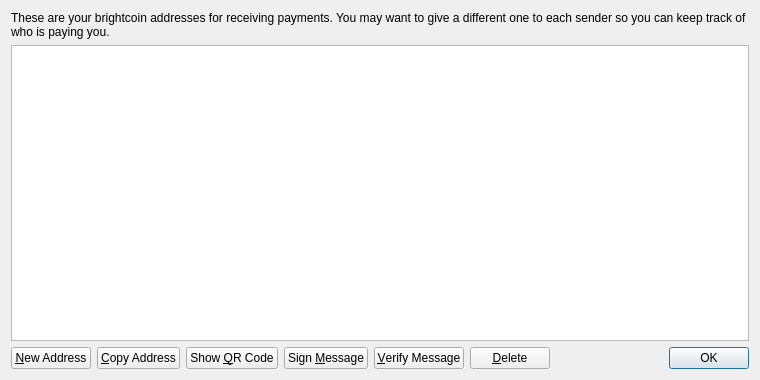
<?xml version="1.0" encoding="UTF-8"?>
<ui version="4.0">
 <class>AddressBookPage</class>
 <widget class="QWidget" name="AddressBookPage">
  <property name="geometry">
   <rect>
    <x>0</x>
    <y>0</y>
    <width>760</width>
    <height>380</height>
   </rect>
  </property>
  <property name="windowTitle">
   <string>Address Book</string>
  </property>
  <layout class="QVBoxLayout" name="verticalLayout">
   <item>
    <widget class="QLabel" name="labelExplanation">
     <property name="text">
      <string>These are your brightcoin addresses for receiving payments. You may want to give a different one to each sender so you can keep track of who is paying you.</string>
     </property>
     <property name="textFormat">
      <enum>Qt::PlainText</enum>
     </property>
     <property name="wordWrap">
      <bool>true</bool>
     </property>
    </widget>
   </item>
   <item>
    <widget class="QTableView" name="tableView">
     <property name="contextMenuPolicy">
      <enum>Qt::CustomContextMenu</enum>
     </property>
     <property name="toolTip">
      <string>Double-click to edit address or label</string>
     </property>
     <property name="tabKeyNavigation">
      <bool>false</bool>
     </property>
     <property name="alternatingRowColors">
      <bool>true</bool>
     </property>
     <property name="selectionMode">
      <enum>QAbstractItemView::SingleSelection</enum>
     </property>
     <property name="selectionBehavior">
      <enum>QAbstractItemView::SelectRows</enum>
     </property>
     <property name="sortingEnabled">
      <bool>true</bool>
     </property>
     <attribute name="verticalHeaderVisible">
      <bool>false</bool>
     </attribute>
    </widget>
   </item>
   <item>
    <layout class="QHBoxLayout" name="horizontalLayout">
     <item>
      <widget class="QPushButton" name="newAddressButton">
       <property name="toolTip">
        <string>Create a new address</string>
       </property>
       <property name="text">
        <string>&amp;New Address</string>
       </property>
       <property name="icon">
        <iconset resource="../bitcoin.qrc">
         <normaloff>:/icons/add</normaloff>:/icons/add</iconset>
       </property>
      </widget>
     </item>
     <item>
      <widget class="QPushButton" name="copyToClipboard">
       <property name="toolTip">
        <string>Copy the currently selected address to the system clipboard</string>
       </property>
       <property name="text">
        <string>&amp;Copy Address</string>
       </property>
       <property name="icon">
        <iconset resource="../bitcoin.qrc">
         <normaloff>:/icons/editcopy</normaloff>:/icons/editcopy</iconset>
       </property>
      </widget>
     </item>
     <item>
      <widget class="QPushButton" name="showQRCode">
       <property name="text">
        <string>Show &amp;QR Code</string>
       </property>
       <property name="icon">
        <iconset resource="../bitcoin.qrc">
         <normaloff>:/icons/qrcode</normaloff>:/icons/qrcode</iconset>
       </property>
      </widget>
     </item>
     <item>
      <widget class="QPushButton" name="signMessage">
       <property name="toolTip">
        <string>Sign a message to prove you own a brightcoin address</string>
       </property>
       <property name="text">
        <string>Sign &amp;Message</string>
       </property>
       <property name="icon">
        <iconset resource="../bitcoin.qrc">
         <normaloff>:/icons/edit</normaloff>:/icons/edit</iconset>
       </property>
      </widget>
     </item>
     <item>
      <widget class="QPushButton" name="verifyMessage">
       <property name="toolTip">
        <string>Verify a message to ensure it was signed with a specified brightcoin address</string>
       </property>
       <property name="text">
        <string>&amp;Verify Message</string>
       </property>
       <property name="icon">
        <iconset resource="../bitcoin.qrc">
         <normaloff>:/icons/transaction_0</normaloff>:/icons/transaction_0</iconset>
       </property>
      </widget>
     </item>
     <item>
      <widget class="QPushButton" name="deleteButton">
       <property name="toolTip">
        <string>Delete the currently selected address from the list</string>
       </property>
       <property name="text">
        <string>&amp;Delete</string>
       </property>
       <property name="icon">
        <iconset resource="../bitcoin.qrc">
         <normaloff>:/icons/remove</normaloff>:/icons/remove</iconset>
       </property>
      </widget>
     </item>
     <item>
      <spacer name="horizontalSpacer">
       <property name="orientation">
        <enum>Qt::Horizontal</enum>
       </property>
       <property name="sizeHint" stdset="0">
        <size>
         <width>40</width>
         <height>20</height>
        </size>
       </property>
      </spacer>
     </item>
     <item>
      <widget class="QDialogButtonBox" name="buttonBox">
       <property name="sizePolicy">
        <sizepolicy hsizetype="Maximum" vsizetype="Fixed">
         <horstretch>0</horstretch>
         <verstretch>0</verstretch>
        </sizepolicy>
       </property>
       <property name="standardButtons">
        <set>QDialogButtonBox::Ok</set>
       </property>
      </widget>
     </item>
    </layout>
   </item>
  </layout>
 </widget>
 <resources>
  <include location="../bitcoin.qrc"/>
 </resources>
 <connections/>
</ui>
